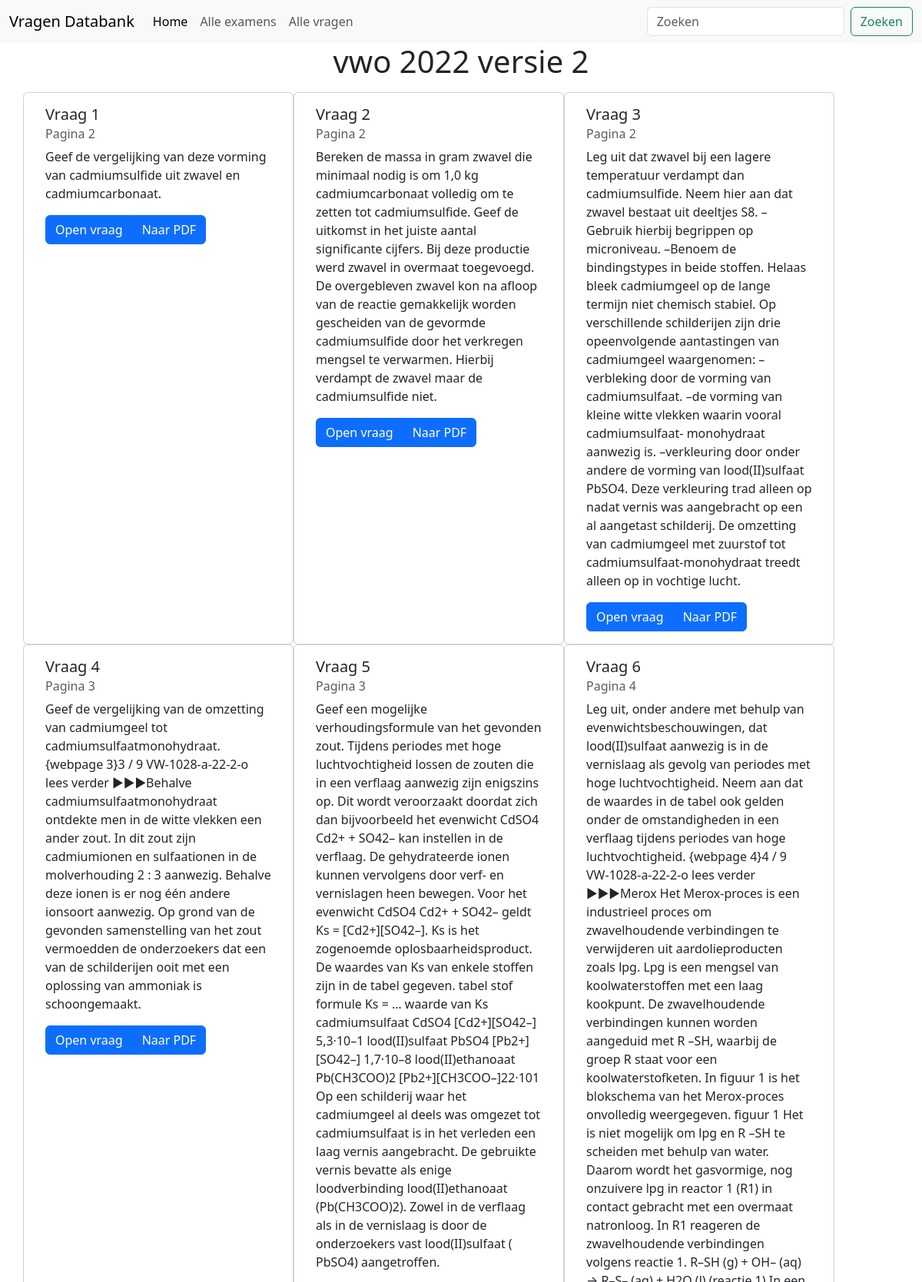
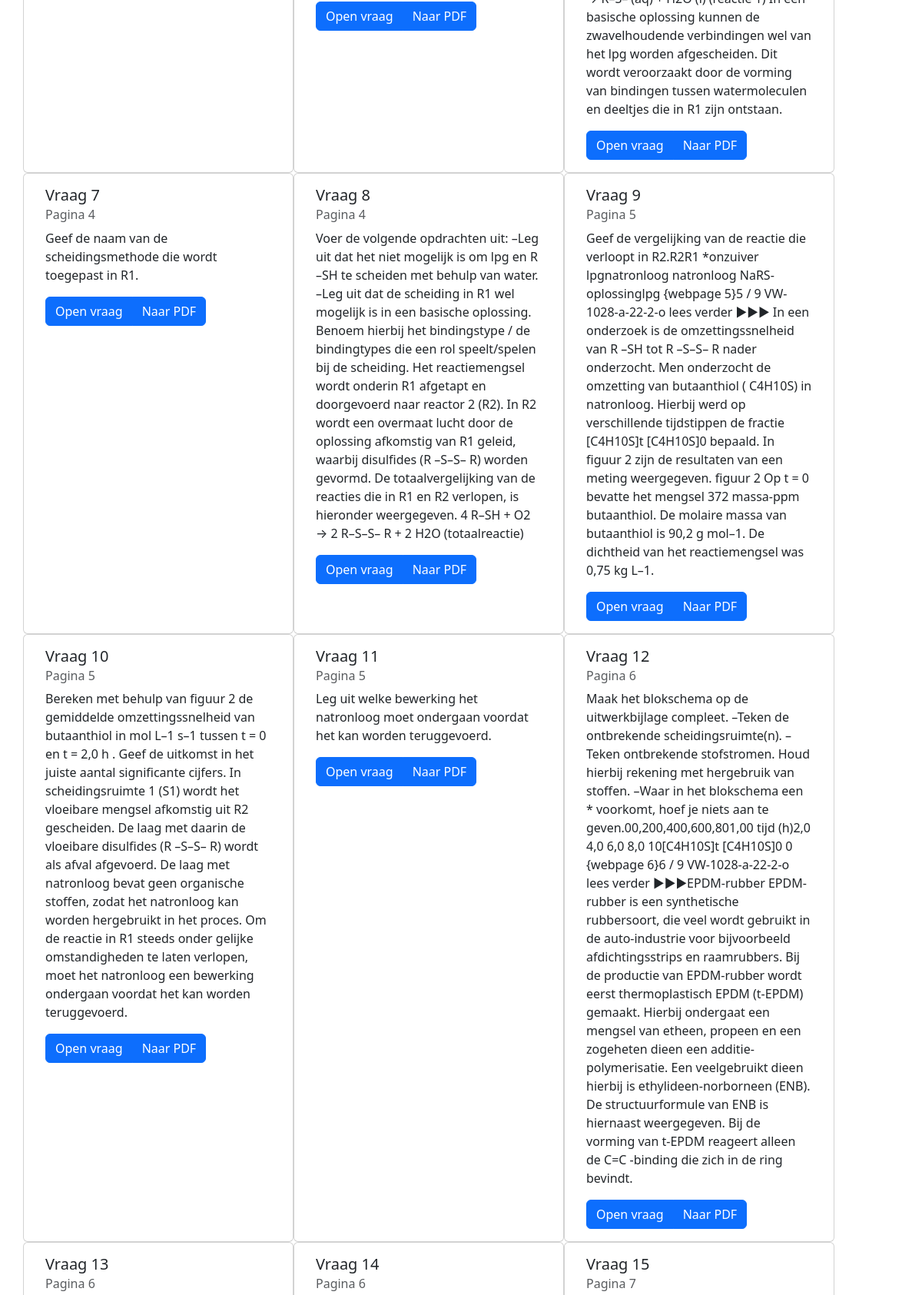
/exam/1702/ (upper part), run on the app's committed database (2 pictures, top to bottom).
### questions/models.py (models this page shows, shortened)
class Exam(models.Model):
    pdf_url = models.URLField(max_length=200)
    pdf_path = models.FilePathField()
    level = models.CharField(max_length=200)
    year = models.CharField(max_length=200)
    version = models.CharField(max_length=200)
    def questions(self):
        questions = [source.question for source in self.source_set.all()]
        return questions
    def name(self):
        return f'{self}'
    def __str__(self):
        return f'{self.level} {self.year} versie {self.version}'

class Question(models.Model):
    text = models.TextField()
    context = models.TextField()
    def source(self):
        return self.source_set.all()[0]

class Source(models.Model):
    exam = models.ForeignKey(Exam, on_delete=models.CASCADE)
    question = models.ForeignKey(Question, on_delete=models.CASCADE)
    page_number = models.IntegerField()
    question_number = models.IntegerField()
    def get_absolute_url_to_pdf(self):
        return f'{self.exam.pdf_url}#page={self.page_number}'

### questions/views.py (the view)
# urls.py: path('exam/<int:pk>/', views.ExamDetailView.as_view(),
class ExamDetailView(generic.DetailView):
    model = Exam
    template_name = 'questions/exam_detail.html'
    context_object_name = 'exam'

### questions/templates/questions/exam_detail.html
{% extends "questions/base_generic.html" %} {% block content %}
<h1 class="text-center">{{exam.name}}</h1>
<div class="container py-2">
  <div class="row">
    {% for question in exam.questions %}
    <div class="card" style="width: 22rem">
      <div class="card-body">
        <h5 class="card-title">Vraag {{ question.source.question_number }}</h5>
        <h6 class="card-subtitle mb-2 text-body-secondary">
          Pagina {{ question.source.page_number }}
        </h6>
        <p class="card-text">{{ question.text }}</p>
        <div class="btn-group" role="group" aria-label="Basic example">
          <a
            class="btn btn-primary"
            href="{{ question.question.get_absolute_url }}"
            >Open vraag</a
          >
          <a
            class="btn btn-primary"
            href="{{ question.source.get_absolute_url_to_pdf }}"
            >Naar PDF</a
          >
        </div>
      </div>
    </div>
    {% empty %}
    <p>Geen vragen gevonden</p>
    {% endfor %}
  </div>
</div>
{% endblock %}

### data on the page
Exam: name "vwo 2022 versie 2"
Question: source.question_number "1", source.page_number "2", text "Geef de vergelijking van deze vorming van cadmiumsulfide uit zwavel en cadmiumcarbonaat."
Question: source.question_number "2", source.page_number "2", text "Bereken de massa in gram zwavel die minimaal nodig is om 1,0 kg cadmiumcarbonaat volledig om te zetten tot cadmiumsulfide. Geef de uitkomst in het juiste aantal significante cijfers. Bij deze productie werd zwavel in overmaat toegevoegd. De overgebleven zwavel kon na afloop van de reactie gemakkelijk worden gescheiden van de gevormde cadmiumsulfide door het verkregen mengsel te verwarmen. Hierbij verdampt de zwavel maar de cadmiumsulfide niet."
Question: source.question_number "3", source.page_number "2", text "Leg uit dat zwavel bij een lagere temperatuur verdampt dan cadmiumsulfide. Neem hier aan dat zwavel bestaat uit deeltjes S8. –Gebruik hierbij begrippen op microniveau. –Benoem de bindingstypes in beide stoffen. Helaas bleek cadmiumgeel op de lange termijn niet chemisch stabiel. Op verschillende schilderijen zijn drie opeenvolgende aantastingen van cadmiumgeel waargenomen: –verbleking door de vorming van cadmiumsulfaat. –de vorming van kleine witte vlekken waarin vooral cadmiumsulfaat- monohydraat aanwezig is. –verkleuring door onder andere de vorming van lood(II)sulfaat PbSO4. Deze verkleuring trad alleen op nadat vernis was aangebracht op een al aangetast schilderij. De omzetting van…"
Question: source.question_number "4", source.page_number "3", text "Geef de vergelijking van de omzetting van cadmiumgeel tot cadmiumsulfaatmonohydraat. {webpage 3}3 / 9 VW-1028-a-22-2-o lees verder ►►►Behalve cadmiumsulfaatmonohydraat ontdekte men in de witte vlekken een ander zout. In dit zout zijn cadmiumionen en sulfaationen in de molverhouding 2 : 3 aanwezig. Behalve deze ionen is er nog één andere ionsoort aanwezig. Op grond van de gevonden samenstelling van het zout vermoedden de onderzoekers dat een van de schilderijen ooit met een oplossing van ammoniak is schoongemaakt."
Question: source.question_number "5", source.page_number "3", text "Geef een mogelijke verhoudingsformule van het gevonden zout. Tijdens periodes met hoge luchtvochtigheid lossen de zouten die in een verflaag aanwezig zijn enigszins op. Dit wordt veroorzaakt doordat zich dan bijvoorbeeld het evenwicht CdSO4 Cd2+ + SO42– kan instellen in de verflaag. De gehydrateerde ionen kunnen vervolgens door verf- en vernislagen heen bewegen. Voor het evenwicht CdSO4 Cd2+ + SO42– geldt Ks = [Cd2+][SO42–]. Ks is het zogenoemde oplosbaarheidsproduct. De waardes van Ks van enkele stoffen zijn in de tabel gegeven. tabel stof formule Ks = … waarde van Ks cadmiumsulfaat CdSO4 [Cd2+][SO42–] 5,3·10–1 lood(II)sulfaat PbSO4 [Pb2+][SO42–] 1,7·10–8 lood(II)ethanoaat Pb(CH3COO)2…"
Question: source.question_number "6", source.page_number "4", text "Leg uit, onder andere met behulp van evenwichtsbeschouwingen, dat lood(II)sulfaat aanwezig is in de vernislaag als gevolg van periodes met hoge luchtvochtigheid. Neem aan dat de waardes in de tabel ook gelden onder de omstandigheden in een verflaag tijdens periodes van hoge luchtvochtigheid. {webpage 4}4 / 9 VW-1028-a-22-2-o lees verder ►►►Merox Het Merox-proces is een industrieel proces om zwavelhoudende verbindingen te verwijderen uit aardolieproducten zoals lpg. Lpg is een mengsel van koolwaterstoffen met een laag kookpunt. De zwavelhoudende verbindingen kunnen worden aangeduid met R –SH, waarbij de groep R staat voor een koolwaterstofketen. In figuur 1 is het blokschema van het…"
Question: source.question_number "7", source.page_number "4", text "Geef de naam van de scheidingsmethode die wordt toegepast in R1."
Question: source.question_number "8", source.page_number "4", text "Voer de volgende opdrachten uit: –Leg uit dat het niet mogelijk is om lpg en R –SH te scheiden met behulp van water. –Leg uit dat de scheiding in R1 wel mogelijk is in een basische oplossing. Benoem hierbij het bindingstype / de bindingtypes die een rol speelt/spelen bij de scheiding. Het reactiemengsel wordt onderin R1 afgetapt en doorgevoerd naar reactor 2 (R2). In R2 wordt een overmaat lucht door de oplossing afkomstig van R1 geleid, waarbij disulfides (R –S–S– R) worden gevormd. De totaalvergelijking van de reacties die in R1 en R2 verlopen, is hieronder weergegeven. 4 R–SH + O2 → 2 R–S–S– R + 2 H2O (totaalreactie)"
Question: source.question_number "9", source.page_number "5", text "Geef de vergelijking van de reactie die verloopt in R2.R2R1 *onzuiver lpgnatronloog natronloog NaRS- oplossinglpg {webpage 5}5 / 9 VW-1028-a-22-2-o lees verder ►►► In een onderzoek is de omzettingssnelheid van R –SH tot R –S–S– R nader onderzocht. Men onderzocht de omzetting van butaanthiol ( C4H10S) in natronloog. Hierbij werd op verschillende tijdstippen de fractie [C4H10S]t [C4H10S]0 bepaald. In figuur 2 zijn de resultaten van een meting weergegeven. figuur 2 Op t = 0 bevatte het mengsel 372 massa-ppm butaanthiol. De molaire massa van butaanthiol is 90,2 g mol–1. De dichtheid van het reactiemengsel was 0,75 kg L–1."
Question: source.question_number "10", source.page_number "5", text "Bereken met behulp van figuur 2 de gemiddelde omzettingssnelheid van butaanthiol in mol L–1 s–1 tussen t = 0 en t = 2,0 h . Geef de uitkomst in het juiste aantal significante cijfers. In scheidingsruimte 1 (S1) wordt het vloeibare mengsel afkomstig uit R2 gescheiden. De laag met daarin de vloeibare disulfides (R –S–S– R) wordt als afval afgevoerd. De laag met natronloog bevat geen organische stoffen, zodat het natronloog kan worden hergebruikt in het proces. Om de reactie in R1 steeds onder gelijke omstandigheden te laten verlopen, moet het natronloog een bewerking ondergaan voordat het kan worden teruggevoerd."
Question: source.question_number "11", source.page_number "5", text "Leg uit welke bewerking het natronloog moet ondergaan voordat het kan worden teruggevoerd."
Question: source.question_number "12", source.page_number "6", text "Maak het blokschema op de uitwerkbijlage compleet. –Teken de ontbrekende scheidingsruimte(n). –Teken ontbrekende stofstromen. Houd hierbij rekening met hergebruik van stoffen. –Waar in het blokschema een * voorkomt, hoef je niets aan te geven.00,200,400,600,801,00 tijd (h)2,0 4,0 6,0 8,0 10[C4H10S]t [C4H10S]0 0 {webpage 6}6 / 9 VW-1028-a-22-2-o lees verder ►►►EPDM-rubber EPDM-rubber is een synthetische rubbersoort, die veel wordt gebruikt in de auto-industrie voor bijvoorbeeld afdichtingsstrips en raamrubbers. Bij de productie van EPDM-rubber wordt eerst thermoplastisch EPDM (t-EPDM) gemaakt. Hierbij ondergaat een mengsel van etheen, propeen en een zogeheten dieen een additie-polymerisatie.…"
Question: source.question_number "13", source.page_number "6"
Question: source.question_number "14", source.page_number "6"
Question: source.question_number "15", source.page_number "7"
